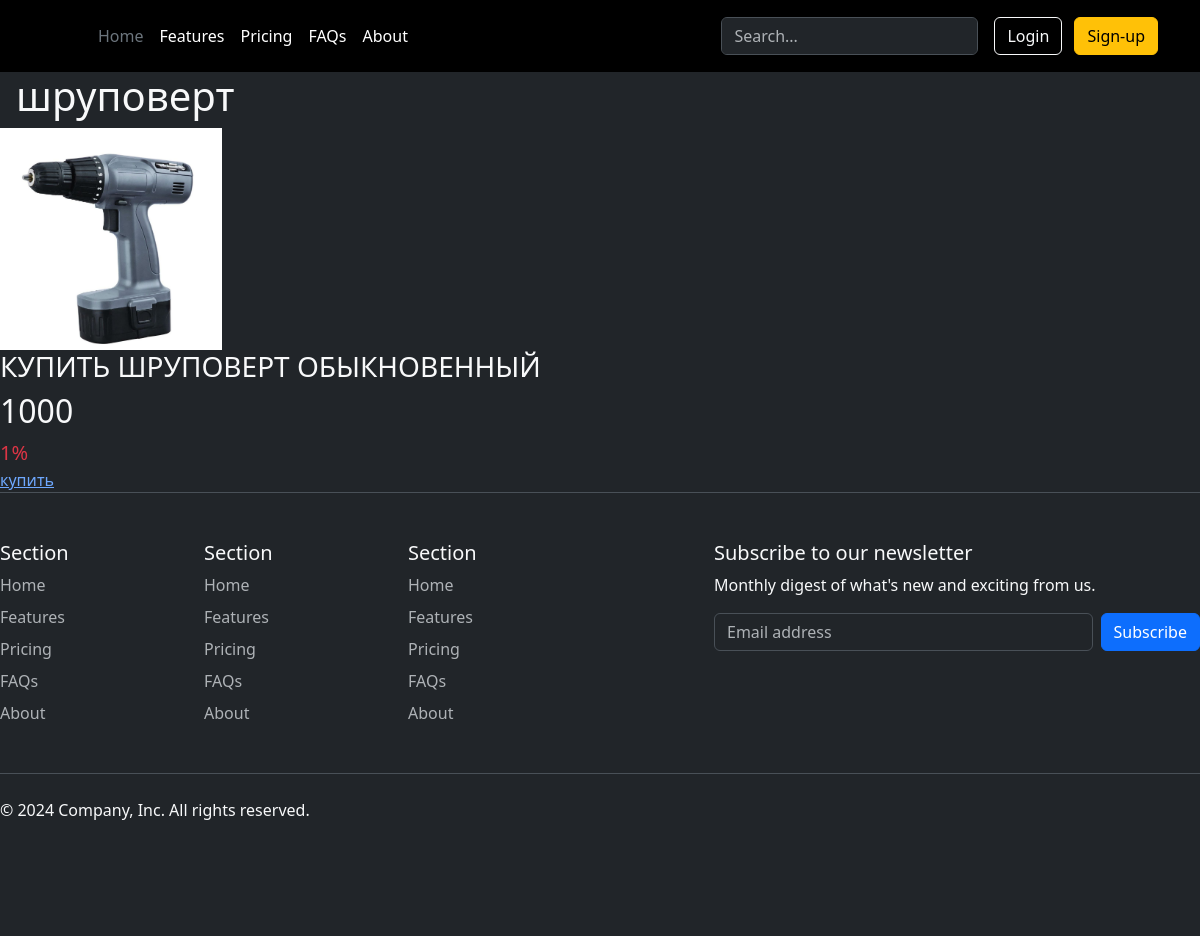
/product_detail/1/, run on an earlier commit of the app's database.
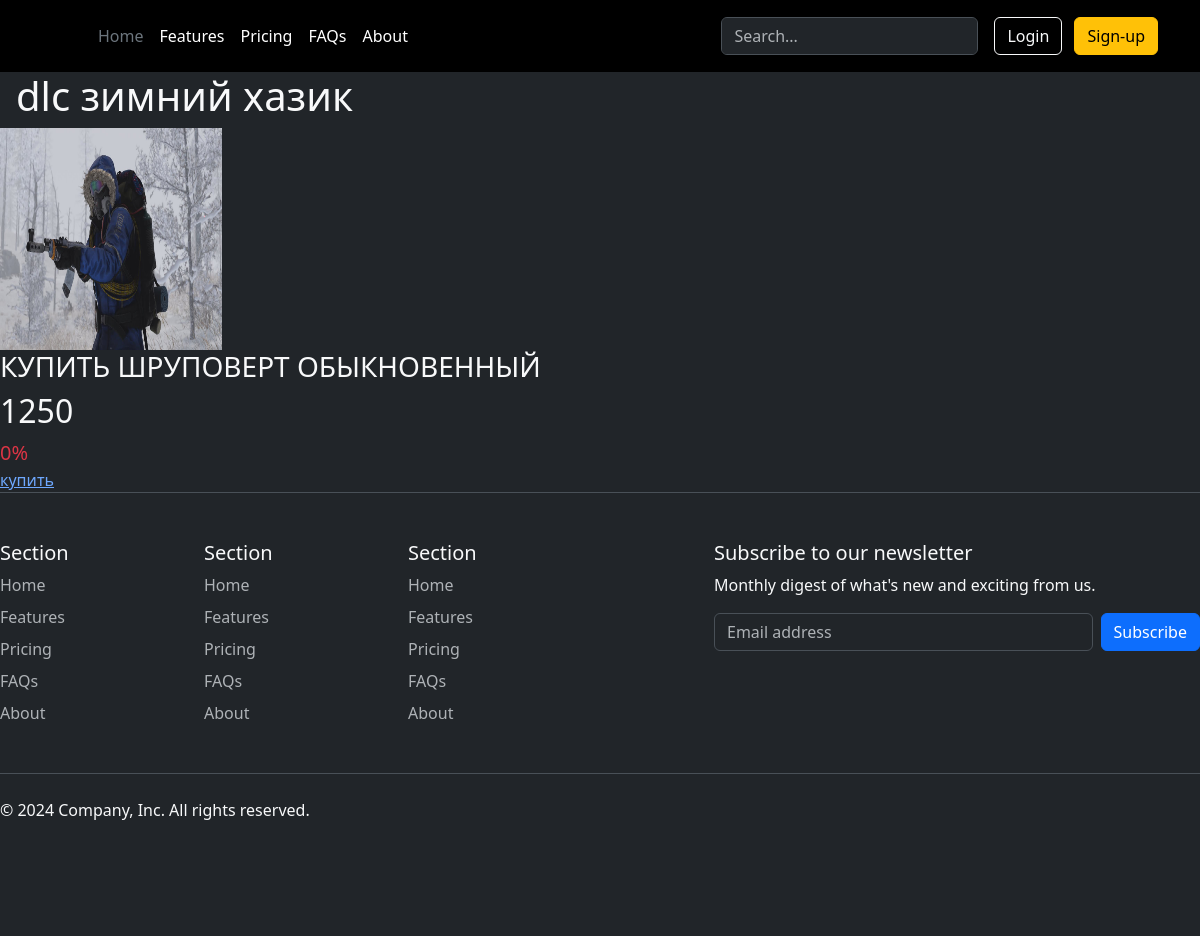
And on a later commit of the database.
### shop/models.py (models this page shows)
class Product(models.Model):
    title = models.CharField(max_length=30)
    description = models.TextField()
    price = models.PositiveIntegerField()
    count = models.PositiveIntegerField()
    image = models.ImageField(upload_to='images/')
    rating = models.PositiveSmallIntegerField()
    discount = models.PositiveSmallIntegerField()

### shop/views.py (the view)
# urls.py: path('product_detail/<int:product_id>/', product_detail,name='product_detail'),
def product_detail(request, product_id):
    product = Product.objects.get(id=product_id)
    return render(request, 'shop/product_detail.html', {'product': product})

### shop/templates/shop/product_detail.html (shortened to what this page needs)
{% extends "core/base.html" %}
{% block content %}
    <div class="product_detail text-light">
    <h1 class="product_text ms-3 d-flex w-100 text-center">
        {{ product.title }}
    </h1>
    <div>
    <img width="222" height="222" src="{{product.image.url}}" >
    </div>
        <div >
            <h3>КУПИТЬ ШРУПОВЕРТ ОБЫКНОВЕННЫЙ</h3>
        </div>
        <div class=" text-light">
            <h2 class="price_2card d-flex text-light">
            {{product.price}}
        </h2>
        <div class="rating_card text-light">
            <span class="card-discount text-danger fs-5">{{product.discount}}%</span>
        </div class="text-light">
        <a href="{% url 'create_order' product_id=product.id %}">купить</a>
        </div>
{% endblock %}

### core/templates/core/base.html (shortened to what this page needs)
<!DOCTYPE html>
<html lang="en">
<head>
    <link rel="stylesheet" href="https://cdn.jsdelivr.net/npm/bootstrap@5.3.3/dist/css/bootstrap.min.css">
</head>
<body class="" data-bs-theme="dark">
    {% include "core/includes/header.html" %}
    {% block content %}{% endblock %}
    {% include "core/includes/footer.html" %}
</body>
</html>

### core/templates/core/includes/header.html
<header class="p-3 bg-black">
    <div class="container">
      <div class="d-flex flex-wrap align-items-center justify-content-center justify-content-lg-start">
        <a href="/" class="d-flex align-items-center mb-2 mb-lg-0 text-white text-decoration-none">
          <svg class="bi me-2" width="40" height="32" role="img" aria-label="Bootstrap"><use xlink:href="#bootstrap"></use></svg>
        </a>
        <ul class="nav col-12 col-lg-auto me-lg-auto mb-2 justify-content-center mb-md-0">
          <li><a href="#" class="nav-link px-2 text-secondary">Home</a></li>
          <li><a href="#" class="nav-link px-2 text-white">Features</a></li>
          <li><a href="#" class="nav-link px-2 text-white">Pricing</a></li>
          <li><a href="#" class="nav-link px-2 text-white">FAQs</a></li>
          <li><a href="#" class="nav-link px-2 text-white">About</a></li>
        </ul>
        <form class="col-12 col-lg-auto mb-3 mb-lg-0 me-lg-3" role="search">
          <input type="search" class="form-control form-control-dark text-bg-dark" placeholder="Search..." aria-label="Search">
        </form>
        <div class="text-end">
          <button type="button" class="btn btn-outline-light me-2">Login</button>
          <button type="button" class="btn btn-warning">Sign-up</button>
        </div>
      </div>
    </div>
  </header>

### core/templates/core/includes/footer.html (shortened to what this page needs)
<footer class="py-5 border-top">
    <div class="row">
      <div class="col-6 col-md-2 mb-3">
        <h5>Section</h5>
        <ul class="nav flex-column">
          <li class="nav-item mb-2"><a href="#" class="nav-link p-0 text-body-secondary">Home</a></li>
          <li class="nav-item mb-2"><a href="#" class="nav-link p-0 text-body-secondary">Features</a></li>
          <li class="nav-item mb-2"><a href="#" class="nav-link p-0 text-body-secondary">Pricing</a></li>
          <li class="nav-item mb-2"><a href="#" class="nav-link p-0 text-body-secondary">FAQs</a></li>
          <li class="nav-item mb-2"><a href="#" class="nav-link p-0 text-body-secondary">About</a></li>
        </ul>
      </div>
      <div class="col-6 col-md-2 mb-3">
        <h5>Section</h5>
        <ul class="nav flex-column">
          <li class="nav-item mb-2"><a href="#" class="nav-link p-0 text-body-secondary">Home</a></li>
          <li class="nav-item mb-2"><a href="#" class="nav-link p-0 text-body-secondary">Features</a></li>
          <li class="nav-item mb-2"><a href="#" class="nav-link p-0 text-body-secondary">Pricing</a></li>
          <li class="nav-item mb-2"><a href="#" class="nav-link p-0 text-body-secondary">FAQs</a></li>
          <li class="nav-item mb-2"><a href="#" class="nav-link p-0 text-body-secondary">About</a></li>
        </ul>
      </div>
      <div class="col-6 col-md-2 mb-3">
        <h5>Section</h5>
        <ul class="nav flex-column">
          <li class="nav-item mb-2"><a href="#" class="nav-link p-0 text-body-secondary">Home</a></li>
          <li class="nav-item mb-2"><a href="#" class="nav-link p-0 text-body-secondary">Features</a></li>
          <li class="nav-item mb-2"><a href="#" class="nav-link p-0 text-body-secondary">Pricing</a></li>
          <li class="nav-item mb-2"><a href="#" class="nav-link p-0 text-body-secondary">FAQs</a></li>
          <li class="nav-item mb-2"><a href="#" class="nav-link p-0 text-body-secondary">About</a></li>
        </ul>
      </div>
      <div class="col-md-5 offset-md-1 mb-3">
        <form>
          <h5>Subscribe to our newsletter</h5>
          <p>Monthly digest of what's new and exciting from us.</p>
          <div class="d-flex flex-column flex-sm-row w-100 gap-2">
            <input id="newsletter1" type="text" class="form-control" placeholder="Email address">
            <button class="btn btn-primary" type="button">Subscribe</button>
          </div>
        </form>
      </div>
    </div>
    <div class="d-flex flex-column flex-sm-row justify-content-between py-4 my-4 border-top">
      <p>© 2024 Company, Inc. All rights reserved.</p>
      <ul class="list-unstyled d-flex">
        <li class="ms-3"><a class="link-body-emphasis" href="#"><svg class="bi" width="24" height="24"><use xlink:href="#twitter"></use></svg></a></li>
        <li class="ms-3"><a class="link-body-emphasis" href="#"><svg class="bi" width="24" height="24"><use xlink:href="#instagram"></use></svg></a></li>
        <li class="ms-3"><a class="link-body-emphasis" href="#"><svg class="bi" width="24" height="24"><use xlink:href="#facebook"></use></svg></a></li>
      </ul>
    </div>
  </footer>

What changed in the data, as far as the page shows it:
changed Product: title "шруповерт" → "dlc зимний хазик"; image: picture removed, a placeholder shows; price "1000" → "1250"; discount "1" → "0"
